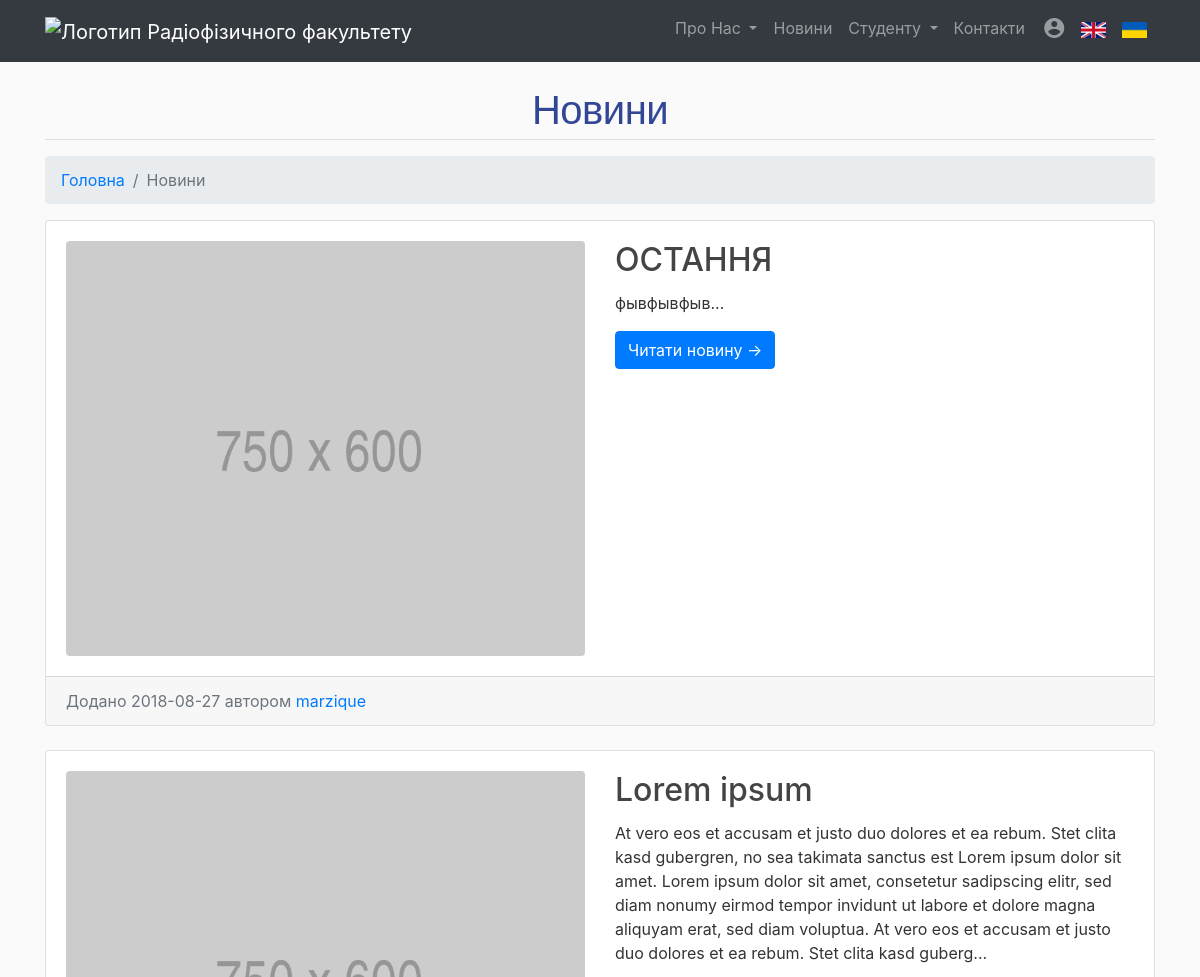
The app's page /news (upper part), older data.
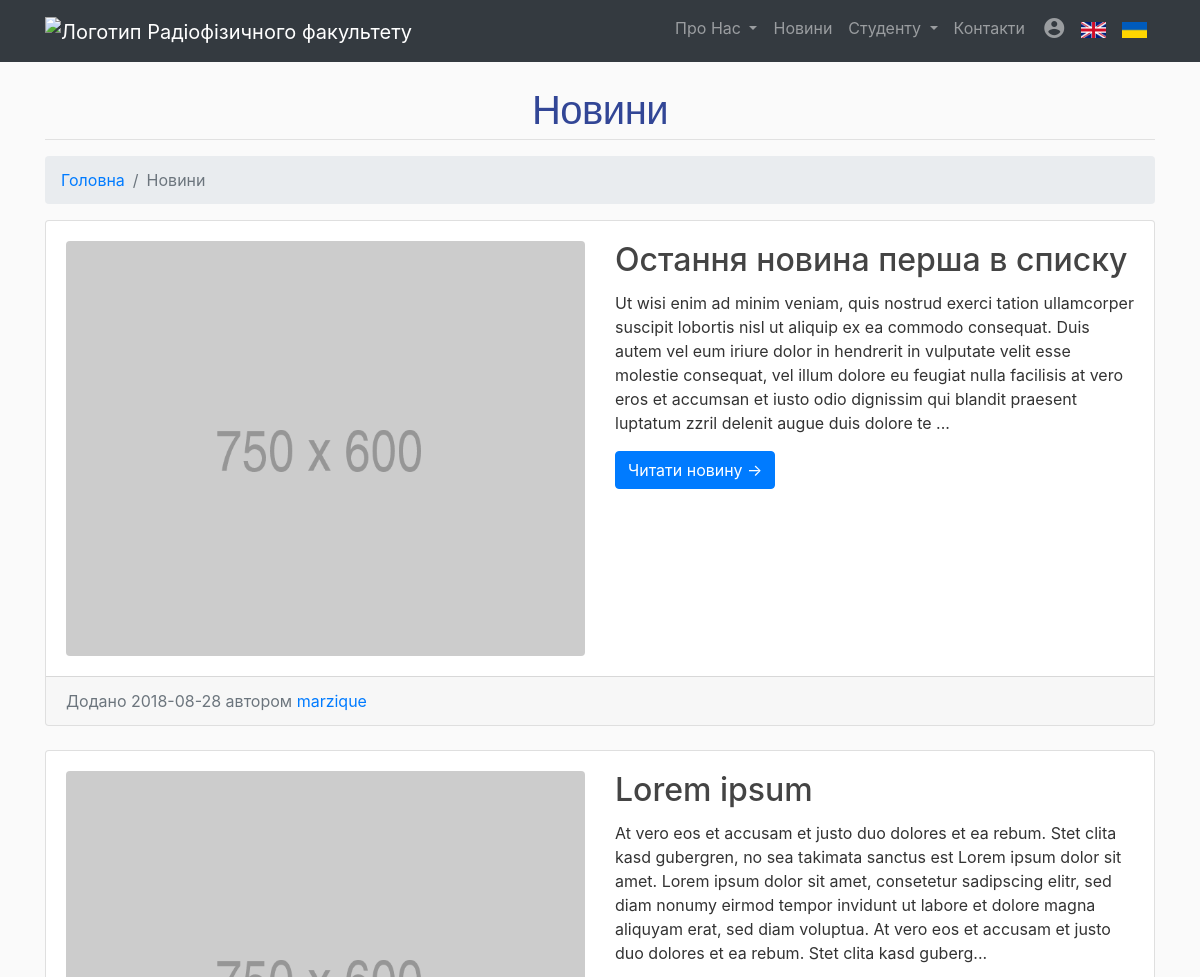
The same page, newer data.
### rpd_site/models.py (models this page shows, shortened)
class Post(db.Model):
    id = db.Column(db.Integer, primary_key=True)
    title = db.Column(db.String(100), nullable=False)
    date_posted = db.Column(db.DateTime, nullable=False, default=datetime.utcnow)
    content = db.Column(db.Text, nullable=False)
    user_id = db.Column(db.Integer, db.ForeignKey('user.id'), nullable=False)
    image_file = db.Column(db.String(20), nullable=False, default='default_post.png')

class User(db.Model, UserMixin):
    id = db.Column(db.Integer, primary_key=True)
    username = db.Column(db.String(20), unique=True, nullable=False)
    email = db.Column(db.String(120), unique=True, nullable=False)
    image_file = db.Column(db.String(20), nullable=False, default='default.jpg')
    password = db.Column(db.String(60), nullable=False)
    posts = db.relationship('Post', backref='author', lazy=True)

### rpd_site/routes.py (the view)
@app.route('/news')
def news():
    posts = reversed(Post.query.all())
    return render_template('news.html', posts=posts, title="Новини")

### rpd_site/templates/news.html (shortened to what this page needs)
{% extends "layout.html" %}
{% block body %}
    <div style="margin-top:2%;" class="container" >
      <h1 class="frecs_heading text-center">Новини</h1>
      <hr>
      <ol class="breadcrumb">
        <li class="breadcrumb-item">
          <a href="{{ url_for('index') }} ">Головна</a>
        </li>
        <li class="breadcrumb-item active">Новини</li>
      </ol>
      {% for article in posts %}
      <div class="card mb-4">
        <div class="card-body">
          <div class="row">
            <div class="col-lg-6">
              <a href="{{ url_for('post', post_id=article.id) }}">
                <img class="img-fluid rounded" src="{{ url_for('static', filename='img/' + article.image_file) }}" alt="">
              </a>
            </div>
            <div class="col-lg-6">
              <h2 class="card-title">{{article.title}}</h2>
              <p class="card-text">{{ article.content[:375] }}...</p>
              <a href="{{ url_for('post', post_id=article.id) }}" class="btn btn-primary">Читати новину &rarr;</a>
            </div>
          </div>
        </div>
        <div class="card-footer text-muted">
          Додано {{article.date_posted.strftime('%Y-%m-%d')}} автором
          <a href="#">{{article.author.username}}</a>
        </div>
      </div>
      {% endfor %}
    </div>
{% endblock %}

Row changes from the older to the newer data that the page shows:
removed Post: image_file (placeholder picture), title "ОСТАННЯ", content "фывфывфыв", date_posted "2018-08-27", author.username "marzique"
added Post: image_file (placeholder picture), title "Остання новина перша в списку", content "Ut wisi enim ad minim veniam, quis nostrud exerci tation ullamcorper suscipit lobortis nisl ut aliquip ex ea commodo consequat. Duis autem vel eum iriure dolor in hendrerit in vulputate velit esse molestie consequat, vel illum dolore eu feugiat nulla facilisis at vero eros et accumsan et iusto odio dignissim qui blandit praesent luptatum zzril delenit augue duis dolore te", date_posted "2018-08-28", author.username "marzique"
